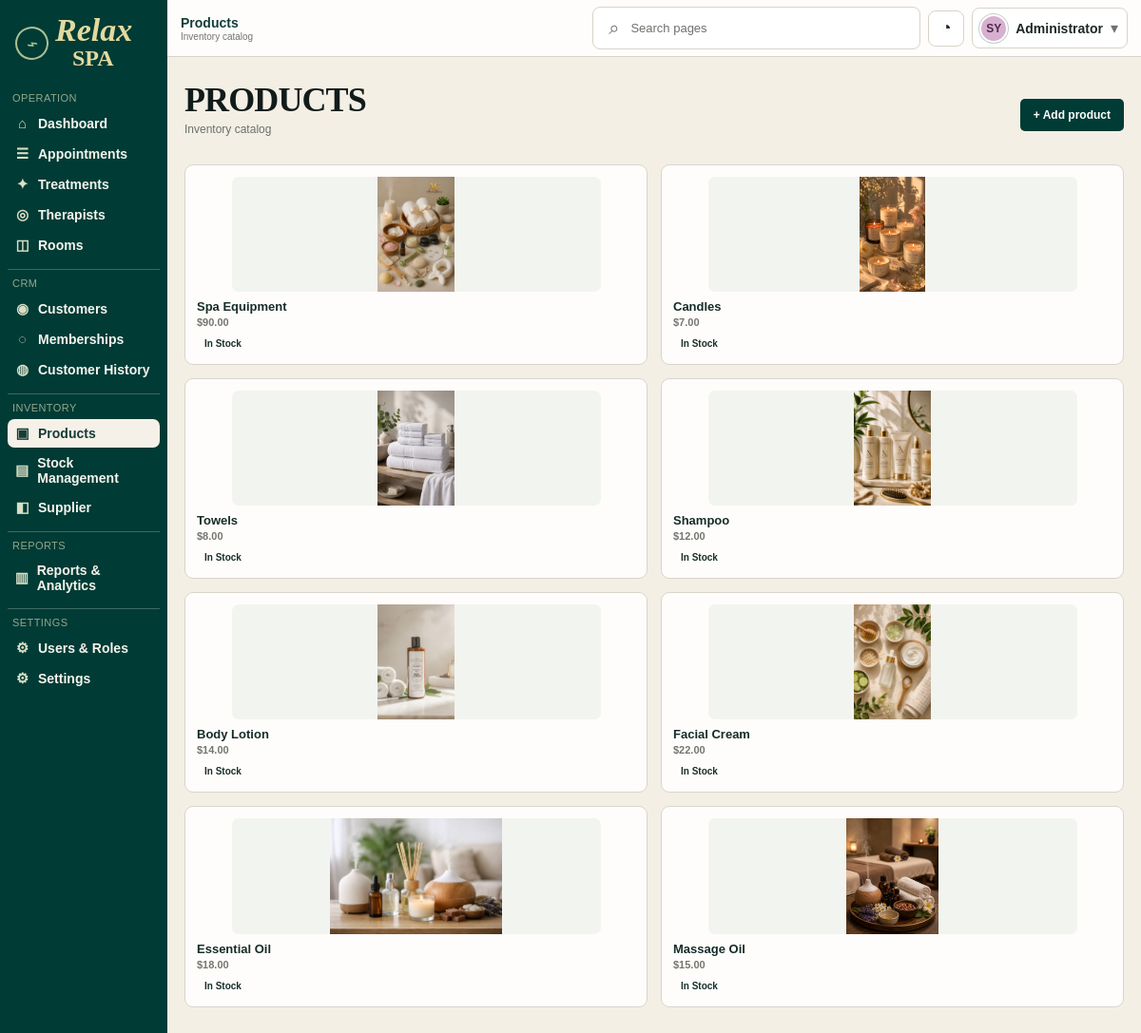
/?route=products (signed in), run on the app's committed database.
### tables this page shows
CREATE TABLE products (
    id BIGINT UNSIGNED AUTO_INCREMENT PRIMARY KEY,
    product_code VARCHAR(40) NOT NULL UNIQUE,
    name VARCHAR(150) NOT NULL,
    category VARCHAR(100) NULL,
    unit VARCHAR(30) NOT NULL DEFAULT 'pcs',
    cost_price DECIMAL(12,2) NOT NULL DEFAULT 0,
    selling_price DECIMAL(12,2) NOT NULL DEFAULT 0,
    stock_quantity DECIMAL(14,3) NOT NULL DEFAULT 0,
    reorder_level DECIMAL(14,3) NOT NULL DEFAULT 0,
    expiry_date DATE NULL,
    image_path VARCHAR(255) NULL,
    status ENUM('active','inactive') NOT NULL DEFAULT 'active',
    created_at TIMESTAMP NOT NULL DEFAULT CURRENT_TIMESTAMP,
    updated_at TIMESTAMP NOT NULL DEFAULT CURRENT_TIMESTAMP ON UPDATE CURRENT_TIMESTAMP,
    INDEX idx_product_name (name),
    INDEX idx_product_stock (stock_quantity, reorder_level),
    INDEX idx_product_expiry (expiry_date)
);

### app/Controllers/ProductController.php (called while the page is built, shortened)
<?php
require_once __DIR__ . '/../Models/Product.php';
require_once __DIR__ . '/../../config/database.php';
final class ProductController
{
    public function index(): void
    {
        $productModel = new Product(Database::connection());
        $products = $productModel->all();
        $view = strtolower((string) ($_SESSION['user']['role'] ?? '')) === 'manager'
            ? 'products.php'
            : 'admin.php';
        require __DIR__ . '/../Views/inventory/' . $view;
    }
}

### config/database.php (called while the page is built, shortened)
<?php
require_once __DIR__ . '/config.php';
final class Database
{
    private static ?PDO $connection = null;
    public static function connection(): PDO
    {
        if (self::$connection instanceof PDO) {
            return self::$connection;
        }
        $host = '127.0.0.1';
        $port = '3306';
        $db   = 'spa_management';
        $user = 'root';
        $pass = '';
        $dsn = "mysql:host={$host};port={$port};dbname={$db};charset=utf8mb4";
        self::$connection = new PDO(
            $dsn,
            $user,
            $pass,
            [
                PDO::ATTR_ERRMODE => PDO::ERRMODE_EXCEPTION,
                PDO::ATTR_DEFAULT_FETCH_MODE => PDO::FETCH_ASSOC,
                PDO::ATTR_EMULATE_PREPARES => false,
            ]
        );
        return self::$connection;
    }
}

### app/Models/Product.php (called while the page is built, shortened)
<?php
final class Product
{
	public function all(): array
	{
		$stmt = $this->db->query(
			'SELECT id, product_code, name, category, unit, cost_price, selling_price,
					stock_quantity, reorder_level, status, image_path
			 FROM products
			 ORDER BY id DESC'
		);
		return array_map(static function (array $product): array {
			$stock = (float) $product['stock_quantity'];
			$reorder = (float) $product['reorder_level'];
			$status = match (true) {
				$product['status'] !== 'active' => ['label' => 'Inactive', 'class' => 'inactive'],
				$stock <= $reorder * 0.5 => ['label' => 'Low Stock', 'class' => 'low-stock'],
				$stock <= $reorder => ['label' => 'Reorder Soon', 'class' => 'reorder-soon'],
				default => ['label' => 'In Stock', 'class' => 'in-stock'],
			};
			$defaultImages = [
				'massage oil' => 'massage oil.png',
				'essential oil' => 'Essentail-oil.png',
				'facial cream' => 'Facial Cream.png',
				'body lotion' => 'bodylotion.png',
				'shampoo' => 'shampoo.png',
				'towels' => 'Tower.png',
				'candles' => 'Candles Candles.png',
				'spa equipment' => 'Spa Equipment.jpg',
			];
			$productName = strtolower(trim((string) $product['name']));
			$storedImage = trim((string) ($product['image_path'] ?? ''));
			$imagePath = $storedImage !== ''
				? $storedImage
				: 'public/uploads/' . ($defaultImages[$productName] ?? 'login-bg.jpg');
			return [
				'id' => (int) $product['id'],
				'code' => (string) $product['product_code'],
				'name' => $product['name'],
				'category' => trim((string) ($product['category'] ?? '')) !== ''
					? (string) $product['category']
					: 'Uncategorized',
				'unit' => (string) $product['unit'],
				'price' => '$' . number_format((float) $product['selling_price'], 2),
				'unit_cost' => '$' . number_format((float) $product['cost_price'], 2),
				'stock_quantity' => $stock,
				'stock_display' => rtrim(rtrim(number_format($stock, 3, '.', ''), '0'), '.') . ' ' . (string) $product['unit'],
				'reorder_level' => $reorder,
				'reorder_display' => rtrim(rtrim(number_format($reorder, 3, '.', ''), '0'), '.') . ' ' . (string) $product['unit'],
				'stock_percent' => $reorder > 0 ? min(100, max(0, ($stock / $reorder) * 100)) : ($stock > 0 ? 100 : 0),
				'active' => $product['status'] === 'active',
				'status' => $status['label'],
				'status_class' => $status['class'],
				'image' => APP_URL . '/' . ltrim($imagePath, '/'),
			];
		}, $stmt->fetchAll(PDO::FETCH_ASSOC));
	}
}

### app/Views/inventory/admin.php (the view, shortened to what this page needs)
<!doctype html>
<html lang="en">
<head>
    <link rel="stylesheet" href="<?= e(APP_URL) ?>/public/css/style.css">
</head>
<body class="dashboard-page">
    <div class="dashboard-shell">
        <aside class="sidebar">
            <div class="brand-block">
                <div class="brand-mark">
                    <span class="brand-leaf">⌁</span>
                    <div class="brand-text">
                        <div class="brand-name">Relax</div>
                        <div class="brand-subtitle">SPA</div>
                    </div>
                </div>
            </div>
            <nav class="sidebar-menu">
                <div class="nav-section">
                    <a class="nav-item" href="<?= e(APP_URL) ?>/?route=dashboard"><span class="nav-icon">⌂</span><span>Dashboard</span></a>
                    <a class="nav-item" href="<?= e(APP_URL) ?>/?route=appointments"><span class="nav-icon">☰</span><span>Appointments</span></a>
                    <a class="nav-item" href="<?= e(APP_URL) ?>/?route=services"><span class="nav-icon">✦</span><span>Treatments</span></a>
                    <a class="nav-item" href="<?= e(APP_URL) ?>/?route=therapists"><span class="nav-icon">◎</span><span>Therapists</span></a>
                    <a class="nav-item" href="<?= e(APP_URL) ?>/?route=rooms"><span class="nav-icon">◫</span><span>Rooms</span></a>
                </div>
                <div class="nav-section">
                    <a class="nav-item active" href="<?= e(APP_URL) ?>/?route=products"><span class="nav-icon">▣</span><span>Products</span></a>
                    <a class="nav-item" href="<?= e(APP_URL) ?>/?route=stock-management"><span class="nav-icon">▤</span><span>Stock Management</span></a>
                    <a class="nav-item" href="<?= e(APP_URL) ?>/?route=suppliers"><span class="nav-icon">◧</span><span>Supplier</span></a>
                </div>
                <div class="nav-section">
                    <a class="nav-item" href="<?= e(APP_URL) ?>/?route=customers"><span class="nav-icon">◉</span><span>Customers</span></a>
                    <a class="nav-item" href="<?= e(APP_URL) ?>/?route=memberships"><span class="nav-icon">◌</span><span>Memberships</span></a>
                    <a class="nav-item" href="<?= e(APP_URL) ?>/?route=customer-history"><span class="nav-icon">◍</span><span>Customer History</span></a>
                </div>
                <div class="nav-section">
                    <a class="nav-item" href="<?= e(APP_URL) ?>/?route=reports"><span class="nav-icon">▥</span><span>Reports &amp; Analytics</span></a>
                </div>
                <div class="nav-section">
                    <a class="nav-item" href="<?= e(APP_URL) ?>/?route=users-and-roles"><span class="nav-icon">⚙</span><span>Users &amp; Roles</span></a>
                    <a class="nav-item" href="<?= e(APP_URL) ?>/?route=settings"><span class="nav-icon">⚙</span><span>Settings</span></a>
                </div>
            </nav>
        </aside>
        <main class="main-panel">
            <header class="topbar">
                <div class="topbar-left"><div class="welcome-text">Welcome back, Admin!</div></div>
                <div class="topbar-actions">
                    <div class="search-box"><span class="search-icon">⌕</span><span>Search</span></div>
                    <button class="icon-button" aria-label="Notifications">◔</button>
                    <div class="user-chip"><?= profile_avatar($_SESSION['user'] ?? [], 'user-name', strtoupper(substr((string) ($_SESSION['user']['full_name'] ?? $_SESSION['user']['username'] ?? 'SV'), 0, 2))) ?><span class="user-role"><?= e(role_label((string) ($_SESSION['user']['role'] ?? 'admin'))) ?></span><span class="user-chevron">▾</span></div>
                </div>
            </header>
            <div class="content-wrap">
                <div class="page-heading">
                    <div>
                        <h1 class="page-title">PRODUCTS</h1>
                        <div class="page-date">Inventory catalog</div>
                    </div>
                    <button class="primary-button" type="button" data-open-modal="product-modal">+ Add product</button>
                </div>
                <section class="product-grid">
                    <?php foreach ($products as $product): ?>
                        <article class="product-card">
                            <img src="<?= e($product['image']) ?>" alt="<?= e($product['name']) ?>">
                            <div class="product-card-body">
                                <h3><?= e($product['name']) ?></h3>
                                <p><?= e($product['price']) ?></p>
                                <span class="status-pill <?= e($product['status_class']) ?>"><?= e($product['status']) ?></span>
                            </div>
                        </article>
                    <?php endforeach; ?>
                </section>
            </div>
        </main>
    </div>
</body>
</html>

### data on the page
products: name (picture), name "Spa Equipment", price "$90.00", status "In Stock"
products: name (picture), name "Candles", price "$7.00", status "In Stock"
products: shows a picture, name "Towels", price "$8.00", status "In Stock"
products: shows a picture, name "Shampoo", price "$12.00", status "In Stock"
products: shows a picture, name "Body Lotion", price "$14.00", status "In Stock"
products: name (picture), name "Facial Cream", price "$22.00", status "In Stock"
products: shows a picture, name "Essential Oil", price "$18.00", status "In Stock"
products: shows a picture, name "Massage Oil", price "$15.00", status "In Stock"

### other printed values
$fallback "SY"
role_label((string) ($_SESSION['user']['role'] ?? 'admin')) "Administrator"
